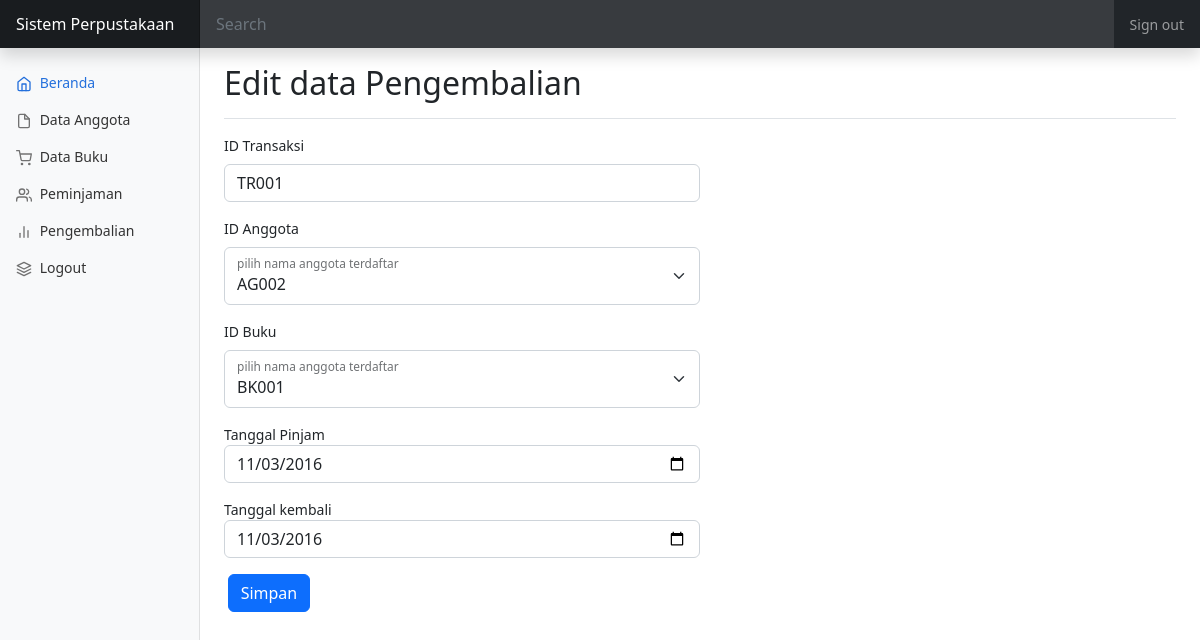
Screenshot of /index.php?p=pengembalian-edit&id=TR001 (signed in) with the database file from the repository.
### tables this page shows
CREATE TABLE `tbtransaksi` (
  `idtransaksi` varchar(5) NOT NULL,
  `idanggota` varchar(5) NOT NULL,
  `idbuku` varchar(5) NOT NULL,
  `tglpinjam` date NOT NULL,
  `tglkembali` date NOT NULL
);

### pages/pengembalian-edit.php (the view, shortened to what this page needs)
<?php
$id_transaksi = $_GET['id'];
$q_tampil_tr = mysqli_query($db, "SELECT * FROM tbtransaksi WHERE idtransaksi='$id_transaksi'");
$r_tampil_tr = mysqli_fetch_array($q_tampil_tr);
?>
<div class="d-flex justify-content-between flex-wrap flex-md-nowrap align-items-center pt-3 pb-2 mb-3 border-bottom">
    <h1 class="h2">Edit data Pengembalian</h1>
</div>
<div class="col-lg-6">
    <form action="proses/pengembalian-edit-proses.php" method="post" enctype="multipart/form-data">
        <div class="mb-3">
            <label class="form-label">ID Transaksi</label>
            <input type="text" class="form-control" name="idtransaksi" value="<?php echo $r_tampil_tr['idtransaksi']; ?>" readonly="readonly">
        </div>
        <div class="mb-3">
            <label class="form-label">ID Anggota</label>
            <div class="form-floating">
                <select class="form-select" id="floatingSelect" aria-label="Floating label select example" value="<?php echo $r_tampil_tr['idanggota']; ?>" name="idanggota">
                    <?php
                    include 'koneksi.php';
                    $query = "SELECT * FROM tbanggota ";
                    $q_tampil_buku = mysqli_query($db, $query);
                    while ($r_tampil_buku = mysqli_fetch_array($q_tampil_buku)) :
                    ?>
                        <?php $id = $r_tampil_buku['idanggota'];
                        ?>
                        <option value="<?php echo $id; ?>"><?php echo $r_tampil_buku['idanggota']; ?></option>
                    <?php
                    endwhile
                    ?>
                </select>
                <label for="floatingSelect">pilih nama anggota terdaftar</label>
            </div>
        </div>
        <div class="mb-3">
            <label class="form-label">ID Buku</label>
            <div class="form-floating">
                <select class="form-select" id="floatingSelect" aria-label="Floating label select example" value="<?php echo $r_tampil_tr['idbuku']; ?>" name="idbuku">
                    <?php
                    include 'koneksi.php';
                    $query = "SELECT * FROM tbbuku ";
                    $q_tampil_buku = mysqli_query($db, $query);
                    while ($r_tampil_buku = mysqli_fetch_array($q_tampil_buku)) :
                    ?>
                        <?php $id = $r_tampil_buku['idbuku'];
                        ?>
                        <option value="<?php echo $id; ?>"><?php echo $r_tampil_buku['idbuku']; ?></option>
                    <?php
                    endwhile
                    ?>
                </select>
                <label for="floatingSelect">pilih nama anggota terdaftar</label>
            </div>
        </div>
        <div class="mb-3">
            <label class="tglpinjam">Tanggal Pinjam</label>
            <input type="date" class="form-control" id="tglpinjam" value="<?php echo $r_tampil_tr['tglpinjam']; ?>" name="tglpinjam">
        </div>
        <div class="mb-3">
            <label class="tglpinjam">Tanggal kembali</label>
            <input type="date" class="form-control" id="tglpinjam" value="<?php echo $r_tampil_tr['tglpinjam']; ?>" name="tglkembali">
        </div>
        <div class="mb-3">
            <input type="submit" name="simpan" value="Simpan" class="btn btn-primary">
        </div>
    </form>
</div>

### dashboard.css (style rules this page uses)
body { font-size: .875rem; }

### rows the page displays
tbtransaksi: idtransaksi "TR001", tglpinjam "11/03/2016", tglkembali "11/03/2016"

### other values shown
form field idanggota "AG002"
form field idbuku "BK001"
